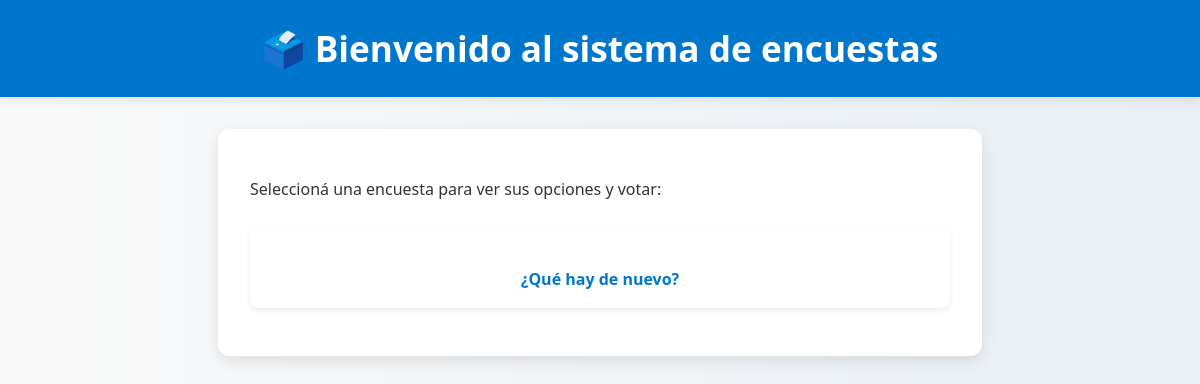
/polls/, run on an earlier commit of the app's database.
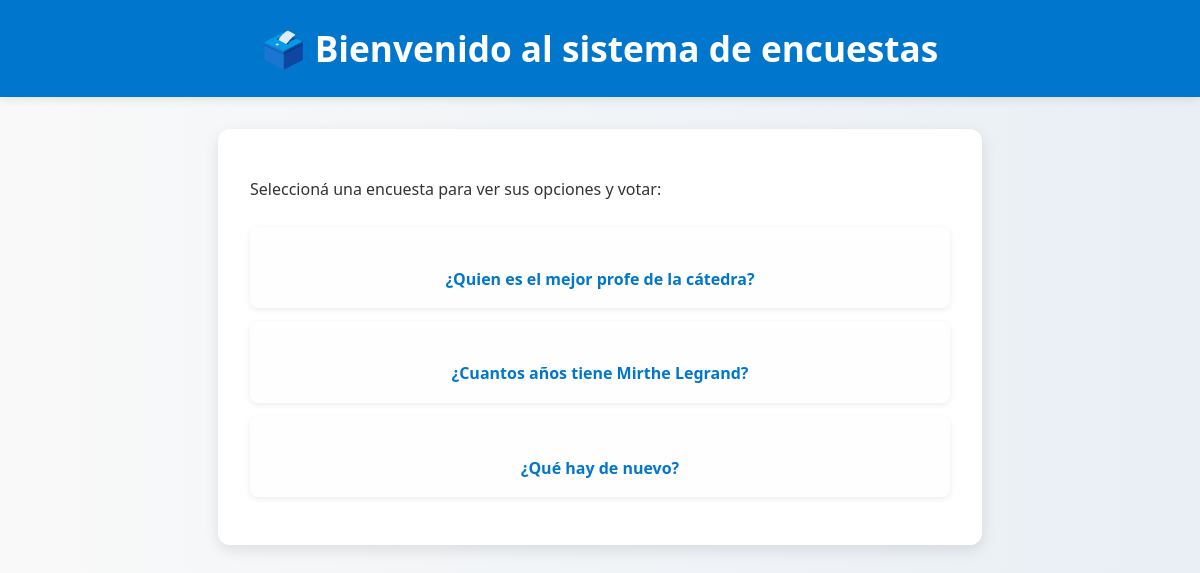
And on a later commit of the database.
### polls/models.py (models this page shows, shortened)
class Question(models.Model):
    question_text = models.CharField(max_length=200)
    pub_date = models.DateTimeField("date published")

### polls/views.py (the view)
# urls.py: path("", views.IndexView.as_view(), name="index"),
class IndexView(generic.ListView):
    template_name = "polls/index.html"
    context_object_name = "latest_question_list"
    def get_queryset(self):
        return Question.objects.order_by("-pub_date")[:5]

### polls/templates/polls/index.html (shortened to what this page needs)
{% load static %}
<!DOCTYPE html>
<html lang="es">
<head>
  <link rel="stylesheet" href="{% static 'polls/style.css' %}">
</head>
<body>
  <h1>🗳️ Bienvenido al sistema de encuestas</h1>
  <div class="container">
    {% if latest_question_list %}
      <p>Seleccioná una encuesta para ver sus opciones y votar:</p>
      <ul>
        {% for question in latest_question_list %}
          <li>
            <a href="{% url 'polls:detail' question.id %}">
              {{ question.question_text }}
            </a>
          </li>
        {% endfor %}
      </ul>
    {% else %}
      <p>No hay encuestas disponibles en este momento.</p>
    {% endif %}
  </div>
</body>
</html>

### polls/static/polls/style.css (style rules this page uses)
body { font-family: 'Segoe UI', Tahoma, Geneva, Verdana, sans-serif; margin: 0; padding: 0; background: linear-gradient(to right, #f9f9f9, #e9eff5); color: #333; line-height: 1.6; }
h1 { background: #0077cc; color: #fff; padding: 1.5rem; margin: 0; text-align: center; font-size: 2rem; line-height: 1.4; box-shadow: 0 2px 10px rgba(0,0,0,0.1); animation: fadeInDown 0.8s ease-out; }
.container { margin: 1rem; padding: 1.5rem; background: white; border-radius: 12px; box-shadow: 0 5px 15px rgba(0,0,0,0.1); animation: fadeIn 0.7s ease-in; }
ul { list-style: none; padding: 0; margin-top: 1.5rem; }
li { background: #fefefe; margin: 0.8rem 0; padding: 1.2rem; border-radius: 8px; box-shadow: 0 2px 6px rgba(0,0,0,0.08); font-size: 1.2rem; transition: all 0.3s ease; }
a { color: #0077cc; font-weight: 600; text-decoration: none; font-size: 1.1rem; display: block; margin-top: 1.5rem; text-align: center; }
@media (min-width: 600px) { .container { max-width: 700px; margin: 2rem auto; padding: 2rem; } }
@media (min-width: 600px) { h1 { font-size: 2.2rem; } }
@media (min-width: 600px) { li { font-size: 1rem; padding: 1rem; } }
@media (min-width: 600px) { a { font-size: 1rem; } }

What changed in the data, as far as the page shows it:
added Question: question_text "¿Quien es el mejor profe de la cátedra?"
added Question: question_text "¿Cuantos años tiene Mirthe Legrand?"
